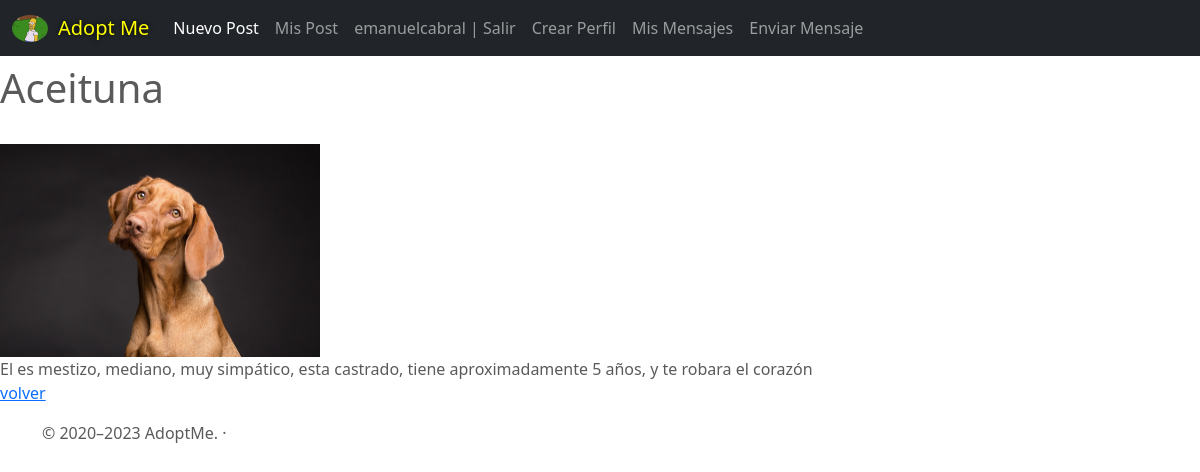
Page /post/8/detail (signed in) on the committed database.
### AdoptMe/models.py (models this page shows, shortened)
class Profile(models.Model):
    user = models.OneToOneField(to=User, on_delete=models.CASCADE, related_name="profile")
    instagram = models.CharField(max_length=100)
    imagen = models.ImageField(upload_to="profiles")

class Post(models.Model):
    nombre_carousel = models.CharField(max_length=30)
    caracteristicas_carousel = models.CharField(max_length=50)
    nombre = models.CharField(max_length=15)
    caracteristicas = models.CharField(max_length=250)
    editor = models.ForeignKey(to=User, on_delete=models.CASCADE, related_name='editor')
    imagen = models.ImageField(upload_to="posts")
    creado_el = models.DateTimeField(auto_now_add = True)

### AdoptMe/views.py (the view)
# urls.py: path('post/<pk>/detail', PostDetail.as_view(), name="post-detail"),
class PostDetail(DetailView):
    model = Post

### AdoptMe/templates/AdoptMe/post_detail.html
{% extends "AdoptMe/base.html" %}
{% block main %}
<p>
    <h1>{{object.nombre}}</h1>
    <br>
    <img src="{{ object.imagen.url }}" width="320px" height="75%">
    <br>
    {{object.caracteristicas}}
    <br>
    <a href="{% url 'index' %}"> volver</a>
</p>
{% endblock %}

### AdoptMe/templates/AdoptMe/base.html (shortened to what this page needs)
<!DOCTYPE html>
<html lang="en">
<head>
    {% load static %}
<link href= "{% static 'AdoptMe/css/bootstrap.min.css' %}" rel="stylesheet">
    <link href="{% static 'AdoptMe/css/carousel.css' %}" rel="stylesheet">
</head>
  <body>
    <header>
      <nav class="navbar navbar-expand-md navbar-dark fixed-top bg-dark">
        <div class="container-fluid">
          {% if user.profile.imagen %}
            <a href="{% url 'profile-update' user.profile.id %}">
            <img src="{{user.profile.imagen.url}}" height="100%" width="36px" style="border-radius: 50%; margin-right:10px">
            </a>
          {% endif %}
            <a class="navbar-brand" href="{% url 'index' %}" style="color:yellow; text-shadow: 0 0 5px #000;"> Adopt Me</a>
          <div class="collapse navbar-collapse" id="navbarCollapse">
            <ul class="navbar-nav me-auto mb-2 mb-md-0">
              <li class="nav-item">
                <a class="nav-link active" aria-current="page" href="{% url 'post-create' %}">Nuevo Post</a>
              </li>
              <li class="nav-item">
                <a class="nav-link" href="{% url 'post-list' %}">Mis Post</a>
              </li>
            {% if user.is_authenticated %}
                <li class="nav-item">
                    <a class="nav-link" href="{% url 'logout' %}"> {{user.username}} | Salir</a>
                </li>
                <li class="nav-item">
                    <a class="nav-link" href="{% url 'profile-create' %}">Crear Perfil</a>
                </li>
                <li class="nav-item">
                    <a class="nav-link" href="{% url 'mensaje-list' %}">Mis Mensajes</a>
                </li>
            {% endif %}
                <li class="nav-item">
                    <a class="nav-link" href="{% url 'mensaje-create' %}">Enviar Mensaje</a>
                </li>
            </ul>
          </div>
        </div>
      </nav>
    </header>
    {% block main %}
    {% endblock %}
  <footer class="container">
    <p class="float-end">
    <p>© 2020–2023 AdoptMe. ·
  </footer>
  </body>
</html>

### AdoptMe/static/AdoptMe/css/carousel.css (style rules this page uses)
body { padding-top: 3rem; padding-bottom: 3rem; color: #5a5a5a; }

### rows in the picture
Post: nombre "Aceituna", imagen (picture), caracteristicas "El es mestizo, mediano, muy simpático, esta castrado, tiene aproximadamente 5 años, y te robara el corazón"

### other values in the picture
{{ user.username }} "emanuelcabral"
